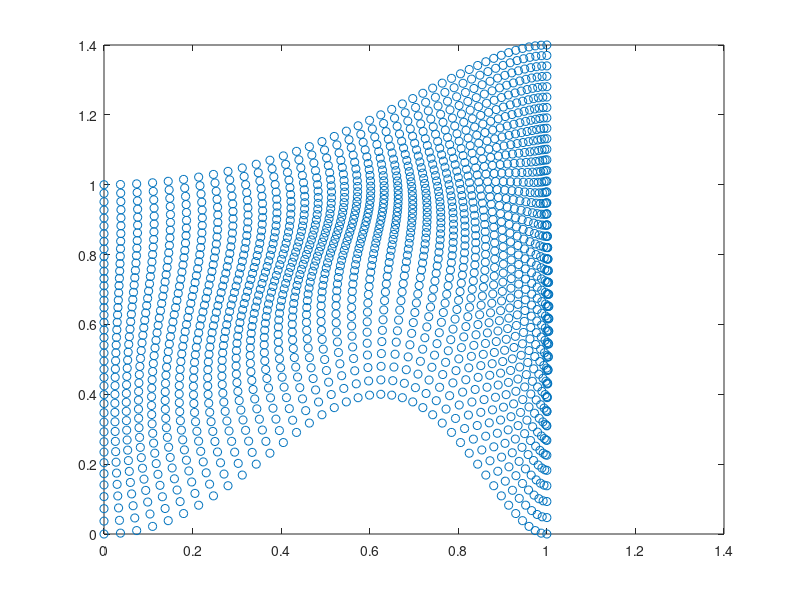

This chart was generated by the following MATLAB code:
% Question 2, MATH-228b HW 1
clear all

T = 0.5;

a1 = @(xi) 2*xi^3 - 3*xi^2 + 1;
a2 = @(xi) 3*xi^2 -2*xi^3;
a3 = @(xi) xi^3 - 2*xi^2 + xi;
a4 = @(xi) xi^3 - xi^2;

b1 = @(eta) 2*eta^3 - 3*eta^2 + 1;
b2 = @(eta) 3*eta^2 -2*eta^3;
b3 = @(eta) eta^3 - 2*eta^2 + eta;
b4 = @(eta) eta^3 - eta^2;

leftx =     @(xi,eta) 0;
lefty =     @(xi,eta) eta;
rightx =    @(xi,eta) 1;
righty =    @(xi,eta) 1.4*eta;
bottomx =   @(xi,eta) xi;
bottomy =   @(xi,eta) (1-cos(2*pi*xi))/5;
topx =      @(xi,eta) xi;
topy =      @(xi,eta) 1 + (1-cos(pi*xi))/5;

leftnx =    @(xi,eta) 1;
leftny =    @(xi,eta) 0;
rightnx =   @(xi,eta) 1;
rightny =   @(xi,eta) 0;
% bottomnx =  @(xi,eta) 1;
% bottomny =  @(xi,eta) 2*pi*sin(2*pi*xi)/5;
% topnx =     @(xi,eta) 1;
% topny =     @(xi,eta) pi*sin(pi*xi)/5;
%bottomnx =  @(xi,eta) 0;
%bottomny =  @(xi,eta) 1;
%topnx =     @(xi,eta) 0;
%topny =     @(xi,eta) 1;

bottomnx = @(xi,eta) (-2*pi*sin(2*pi*xi)/5)/sqrt((-2*pi*sin(2*pi*xi)/5)^2+1);
bottomny = @(xi,eta) (1)/sqrt((-2*pi*sin(2*pi*xi)/5)^2+1);
topnx = @(xi,eta) (-pi*sin(pi*xi)/5)/sqrt((-pi*sin(pi*xi)/5)^2+1);
topny = @(xi,eta) (1)/sqrt((-pi*sin(pi*xi)/5)^2+1);

k = 1;
for dxi = linspace(0, 1, 41)
    for deta = linspace(0, 1, 41)
        x(k) = a1(dxi)*leftx(dxi, deta) + a2(dxi)*rightx(dxi, deta) + b1(deta)*bottomx(dxi, deta) + b2(deta)*topx(dxi, deta) ... % original four terms
             + a3(dxi)*T*leftnx(dxi,deta) + a4(dxi)*T*rightnx(dxi,deta) + b3(deta)*T*bottomnx(dxi,deta) + b4(deta)*T*topnx(dxi,deta) ... % four derivative terms
              - (a1(dxi)*b1(deta)*leftx(0, 0) + a1(dxi)*b2(deta)*leftx(0, 1) + a2(dxi)*b1(deta)*rightx(1,0) + a2(dxi)*b2(deta)*rightx(1,1)) ... % subtract out corners
              - (a1(dxi)*b3(deta)*leftx(0,0)*T*bottomnx(0,0)    + a1(dxi)*b4(deta)*leftx(0,1)*T*topnx(0,1))  ...
              - (a2(dxi)*b3(deta)*rightx(1,0)*T*bottomnx(1,0)   + a2(dxi)*b4(deta)*rightx(1,1)*T*topnx(1,1))  ...
              - (b1(deta)*a3(dxi)*bottomx(0,0)*T*leftnx(0,0)    + b1(deta)*a4(dxi)*bottomx(1,0)*rightnx(1,0))  ...
              - (b2(deta)*a3(dxi)*topx(0,1)*T*leftnx(0,1)       + b2(deta)*a4(dxi)*topx(1,1)*rightnx(1,1));
        
        y(k) = a1(dxi)*lefty(dxi, deta) + a2(dxi)*righty(dxi, deta) + b1(deta)*bottomy(dxi, deta) + b2(deta)*topy(dxi, deta) ... % original four terms
             + a3(dxi)*T*leftny(dxi,deta) + a4(dxi)*T*rightny(dxi,deta) + b3(deta)*T*bottomny(dxi,deta) + b4(deta)*T*topny(dxi,deta) ... % four derivative terms
            - (a1(dxi)*b1(deta)*lefty(0, 0) + a1(dxi)*b2(deta)*lefty(0, 1) + a2(dxi)*b1(deta)*righty(1,0) + a2(dxi)*b2(deta)*righty(1,1)) ... % subtract out corners
            - (a1(dxi)*b3(deta)*lefty(0,0)*T*bottomny(0,0)    + a1(dxi)*b4(deta)*lefty(0,1)*T*topny(0,1)) ...
            - (a2(dxi)*b3(deta)*righty(1,0)*T*bottomny(1,0)   + a2(dxi)*b4(deta)*righty(1,1)*T*topny(1,1)) ...
            - (b1(deta)*a3(dxi)*bottomy(0,0)*T*leftny(0,0)    + b1(deta)*a4(dxi)*bottomy(1,0)*rightny(1,0)) ...
            - (b2(deta)*a3(dxi)*topy(0,1)*T*leftny(0,1)       + b2(deta)*a4(dxi)*topy(1,1)*rightny(1,1));
        k = k + 1;
    end
end

%x = unique(x);
%y = unique(y);
plot(x, y, 'o')




